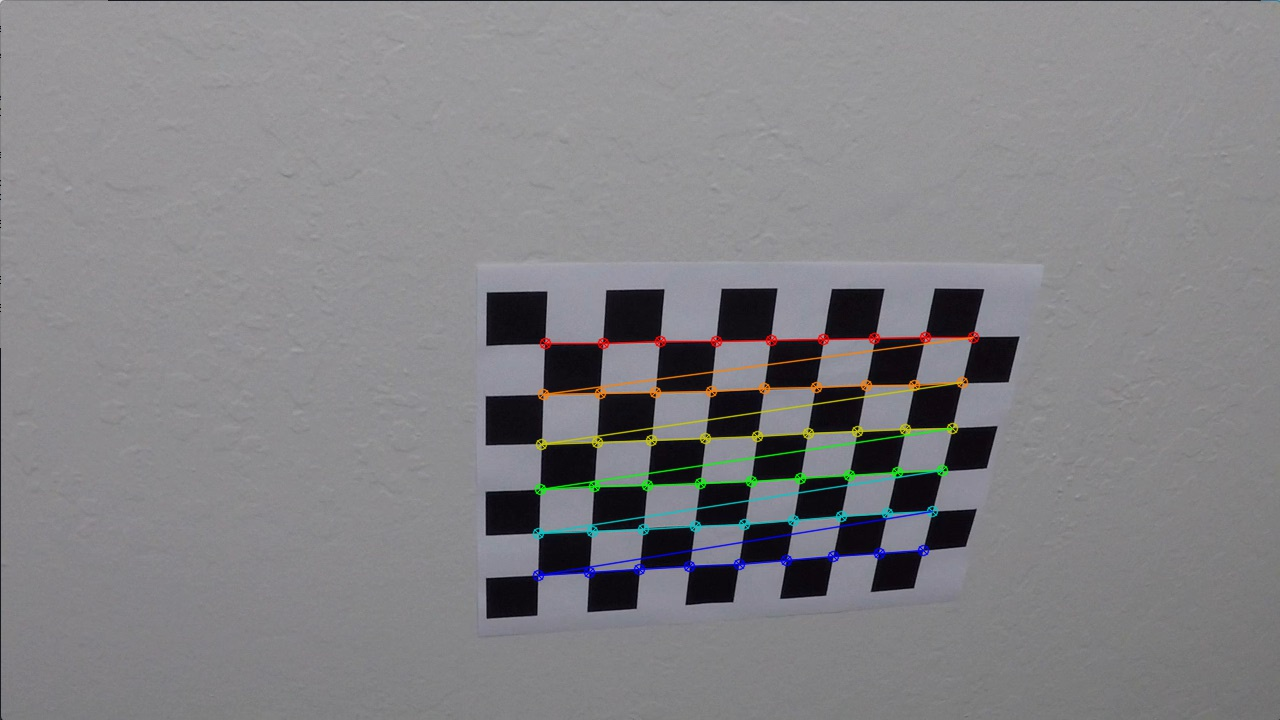
#> input picture output_images/images_with_corners/corners_found1.jpg, 1280 x 720 px, given in place of calibration4.jpg, which was not available; the run also reads 1 picture not shown here
$ jupyter execute --allow-errors advanced_lane_lines.ipynb   (shell and % lines are left out)   (older library calls are emulated)   (text cells are left out)
#> lines starting #> are read from the running program, lines starting #| are printed output that depends on the picture; pictures that were not available may be replaced by others from this repository, and a replacement may not be noted
### helperfunctions.py
import numpy as np
import cv2
from scipy import signal

# Use color transforms, gradients, etc., to create a thresholded binary image.Use color transforms, gradients, etc.,
# to create a thresholded binary image.


#Applying Sobel
def abs_sobel_thresh(img, orient='x',thresh_min=0, thresh_max=255):
    # Convert to grayscale
    gray = cv2.cvtColor(img, cv2.COLOR_RGB2GRAY)  #image read with OpenCV so using COLOR_RGB2GRAY
    # Calculate the derivative in the x direction (the 1, 0 at the end denotes x direction)
    if orient == 'x':
        derivative = cv2.Sobel(gray, cv2.CV_64F, 1, 0)
    elif orient == 'y': #Calculate the derivative in the y direction (the 0, 1 at the end denotes y direction):
        derivative = cv2.Sobel(gray, cv2.CV_64F, 0, 1)

    # Calculate the absolute value of the derivative
    abs_derivative = np.absolute(derivative)

    # Convert the absolute value image to 8-bit
    scaled_sobel = np.uint8(255 * abs_derivative / np.max(abs_derivative))

    # Create a binary threshold to select pixels based on gradient strength
    sobel_binary_output_mask = np.zeros_like(scaled_sobel)
    sobel_binary_output_mask[(scaled_sobel >= thresh_min) & (scaled_sobel <= thresh_max)] = 1

    # Return this mask as your binary_output image
    return sobel_binary_output_mask

#Magnitude of the Gradient
def mag_thresh(img, sobel_kernel=9, mag_thresh=(0, 255)):
    # Convert to grayscale
    gray = cv2.cvtColor(img, cv2.COLOR_RGB2GRAY)

    # Take both Sobel x and y gradients
    sobelx = cv2.Sobel(gray, cv2.CV_64F, 1, 0)
    sobely = cv2.Sobel(gray, cv2.CV_64F, 0, 1)

    # Calculate the gradient magnitude
    gradmag = np.sqrt(sobelx ** 2 + sobely ** 2)

    # Rescale to 8 bit
    scale_factor = np.uint8(255 * gradmag / np.max(gradmag))

    # Create a binary image of ones where threshold is met, zeros otherwise
    mag_binary_output_mask = np.zeros_like(scale_factor)
    mag_binary_output_mask[(scale_factor >= mag_thresh[0]) & (scale_factor <= mag_thresh[1])] = 1

    # Return this mask as your binary_output image
    return mag_binary_output_mask

#Direction of the Gradient
def dir_threshold(image, sobel_kernel=15, thresh=(0, np.pi / 2)):
    # Grayscale
    gray = cv2.cvtColor(image, cv2.COLOR_RGB2GRAY)

    # Calculate the x and y gradients
    sobelx = cv2.Sobel(gray, cv2.CV_64F, 1, 0, ksize=sobel_kernel)
    sobely = cv2.Sobel(gray, cv2.CV_64F, 0, 1, ksize=sobel_kernel)

    # Take the absolute value of the gradient direction
    abs_sobelx = np.absolute(sobelx)
    abs_sobely = np.absolute(sobely)

    # direction of the gradient is arctangent of y gradient divided by the x gradien
    absgraddir = np.arctan2(abs_sobely, abs_sobelx)

    # apply a threshold, and create a binary image mask
    dir_binary_output_mask = np.zeros_like(absgraddir)
    dir_binary_output_mask[(absgraddir >= thresh[0]) & (absgraddir <= thresh[1])] = 1

    #Return this mask as your binary_output
    return dir_binary_output_mask


#Combining Thresholds
def apply_thresholds(image, ksize=9):
    # Apply each of the thresholding functions
    gradx = abs_sobel_thresh(image, orient='x',thresh_min=150,thresh_max=255)
    grady = abs_sobel_thresh(image, orient='y',thresh_min=70,thresh_max=200)
    mag_binary = mag_thresh(image, sobel_kernel=ksize, mag_thresh=(70, 255))
    dir_binary = dir_threshold(image, sobel_kernel=ksize, thresh=(0.1, np.pi/2))

    # Combine thresholds
    combined = np.zeros_like(dir_binary)
    combined[((gradx == 1) & (grady == 1)) | ((mag_binary == 1) & (dir_binary == 1))] = 1

    return combined
#Combining Thresholds Revised as Grayscale had inferior performance
def apply_threshold_rev(image, xgrad_thresh=(20,100), s_thresh=(170,255)):
    # Grayscaling loses color information for the lane lines
    # Switch to other colors spaces
    # Applying Sobel
    sobel_binary_output_mask = abs_sobel_thresh(image,orient='x',thresh_min=xgrad_thresh[0],thresh_max=xgrad_thresh[1])

    # Convert to HLS colour space and separate the S channel
    hls = cv2.cvtColor(image, cv2.COLOR_RGB2HLS)
    s_channel = hls[:,:,2]

    #Threshold colour channel
    s_binary = np.zeros_like(s_channel)
    s_binary[(s_channel >= s_thresh[0]) & (s_channel <= s_thresh[1])] = 1

    # Combine thresholds
    combined_binary = np.zeros_like(sobel_binary_output_mask)
    combined_binary[(s_binary == 1) | (sobel_binary_output_mask == 1)] = 1

    return combined_binary

#Apply a perspective transform to rectify binary image ("birds-eye view")

#Detect lane pixels and fit to find lane boundary.

def get_pixel_in_window(img, x_center, y_center, size):

    half_size = size // 2
    window = img[int(y_center - half_size):int(y_center + half_size), int(x_center - half_size):int(x_center + half_size)]

    x, y = (window.T == 1).nonzero()

    x = x + x_center - half_size
    y = y + y_center - half_size

    return x, y


def collapse_into_single_arrays(leftx, lefty, rightx, righty):
    leftx = [x
             for array in leftx
             for x in array]
    lefty = [x
             for array in lefty
             for x in array]
    rightx = [x
              for array in rightx
              for x in array]
    righty = [x
              for array in righty
              for x in array]

    leftx = np.array(leftx)
    lefty = np.array(lefty)
    rightx = np.array(rightx)
    righty = np.array(righty)

    return leftx, lefty, rightx, righty

def histogram_pixels(warped_thresholded_image, offset=50, steps=6,
                     window_radius=200, medianfilt_kernel_size=51,
                     horizontal_offset=50):
    # Initialise arrays
    left_x = []
    left_y = []
    right_x = []
    right_y = []

    # Parameters
    height = warped_thresholded_image.shape[0]
    offset_height = height - offset
    width = warped_thresholded_image.shape[1]
    half_frame = warped_thresholded_image.shape[1] // 2
    pixels_per_step = offset_height / steps

    for step in range(steps):
        left_x_window_centres = []
        right_x_window_centres = []
        y_window_centres = []

        # Define the window
        window_start_y = height - (step * pixels_per_step) + offset
        window_end_y = window_start_y - pixels_per_step + offset

        # Take a histogram of the botton of the image
        histogram = np.sum(warped_thresholded_image[int(window_end_y):int(window_start_y), int(horizontal_offset):int(width - horizontal_offset)], axis=0)

        # Smoothen the histogram
        histogram_smooth = signal.medfilt(histogram, medianfilt_kernel_size)

        # Identify the left and right peaks
        left_peaks = np.array(signal.find_peaks_cwt(histogram_smooth[:half_frame], np.arange(1, 10)))
        right_peaks = np.array(signal.find_peaks_cwt(histogram_smooth[half_frame:], np.arange(1, 10)))
        if len(left_peaks) > 0:
            left_peak = max(left_peaks)
            left_x_window_centres.append(left_peak)

        if len(right_peaks) > 0:
            right_peak = max(right_peaks) + half_frame
            right_x_window_centres.append(right_peak)

        # Add coordinates to window centres

        if len(left_peaks) > 0 or len(right_peaks) > 0:
            y_window_centres.append((window_start_y + window_end_y) // 2)

        # Get pixels in the left window
        for left_x_centre, y_centre in zip(left_x_window_centres, y_window_centres):
            left_x_additional, left_y_additional = get_pixel_in_window(warped_thresholded_image, left_x_centre,
                                                                       y_centre, window_radius)
            # plt.scatter(left_x_additional, left_y_additional)
            # Add pixels to list
            left_x.append(left_x_additional)
            left_y.append(left_y_additional)

        # Get pixels in the right window
        for right_x_centre, y_centre in zip(right_x_window_centres, y_window_centres):
            right_x_additional, right_y_additional = get_pixel_in_window(warped_thresholded_image, right_x_centre,
                                                                         y_centre, window_radius)
            # Add pixels to list
            right_x.append(right_x_additional)
            right_y.append(right_y_additional)

    return collapse_into_single_arrays(left_x, left_y, right_x, right_y)


def fit_second_order_poly(indep, dep, return_coeffs=False):
    fit = np.polyfit(indep , dep , 2)
    fitdep = fit[0]*indep**2 + fit[1]*indep + fit[2]
    if return_coeffs == True:
        return fitdep, fit
    else:
        return fitdep

def evaluate_poly(indep, poly_coeffs):
    return poly_coeffs[0]*indep**2 + poly_coeffs[1]*indep + poly_coeffs[2]

def highlight_lane_line_area(mask_template, left_poly, right_poly, start_y=0, end_y =720):
    area_mask = mask_template
    for y in range(start_y, end_y):
        left = evaluate_poly(y, left_poly)
        right = evaluate_poly(y, right_poly)
        area_mask[y][int(left):int(right)] = 1

    return area_mask


def center(y, left_poly, right_poly):
    center = (1.5 * evaluate_poly(y, left_poly)
              - evaluate_poly(y, right_poly)) / 2
    return center


def add_figures_to_image(img, curvature, vehicle_position, min_curvature, left_coeffs=(0,0,0), right_coeffs=(0,0,0)):

    #Convert from pixels to meters
    vehicle_position = vehicle_position / 12800 * 3.7
    curvature = curvature #/ 128 * 3.7
    min_curvature = min_curvature #/ 128 * 3.7

    font = cv2.FONT_HERSHEY_SIMPLEX
    cv2.putText(img, 'Radius of Curvature = %d(m)' % curvature, (50, 50), font, 1, (255, 255, 255), 2)
    left_or_right = "left" if vehicle_position < 0 else "right"
    cv2.putText(img, 'Vehicle is %.2fm %s of center' % (np.abs(vehicle_position), left_or_right), (50, 100), font, 1,
                (255, 255, 255), 2)
    #cv2.putText(img, 'Min Radius of Curvature = %d(m)' % min_curvature, (50, 150), font, 1, (255, 255, 255), 2)
    #cv2.putText(img, 'Left poly coefficients = %.3f %.3f %.3f' % (left_coeffs[0], left_coeffs[1], left_coeffs[2]), (50, 200), font, 1, (255, 255, 255), 2)
    #cv2.putText(img, 'Right poly coefficients = %.3f %.3f %.3f' % (right_coeffs[0], right_coeffs[1], right_coeffs[2]), (50, 250), font, 1, (255, 255, 255), 2)

#weed out the outliers
def plausible_curvature(left_curverad, right_curverad):
    if right_curverad < 500 or left_curverad < 500:
        return False
    else:
        return True
#weed out the outliers
# [9 lines left out: function plausible_continuation_of_traces, not called in this run]


#Warp the detected lane boundaries back onto the original image

def lane_poly(yval, poly_coeffs):
    """Returns x value for poly given a y-value.
    Note here x = Ay^2 + By + C."""
    return poly_coeffs[0]*yval**2 + poly_coeffs[1]*yval + poly_coeffs[2]


def draw_poly(img, poly, poly_coeffs, steps, color=[255, 0, 0], thickness=10, dashed=False):
    img_height = img.shape[0]
    pixels_per_step = img_height // steps

    for i in range(steps):
        start = i * pixels_per_step
        end = start + pixels_per_step

        start_point = (int(poly(start, poly_coeffs=poly_coeffs)), start)
        end_point = (int(poly(end, poly_coeffs=poly_coeffs)), end)

        if dashed == False or i % 2 == 1:
            img = cv2.line(img, end_point, start_point, color, thickness)

    return img

### advanced_lane_lines.ipynb
[cell 1]
import numpy as np
import cv2
import glob
import matplotlib.pyplot as plt
import pickle

[cell 2]
# Make a list of calibration images (Read in from the camera_cal directory)
images = glob.glob('camera_cal/calibration*.jpg')

#Previewed a few calibration images such as calibration3.jpg, to find the number of inside corners
nx = 9
ny = 6

# prepare object points
objp = np.zeros((ny*nx,3), np.float32)
objp[:,:2] = np.mgrid[0:nx, 0:ny].T.reshape(-1,2)

# Arrays to store object points and image points from all the calibration images.
objpoints = [] # 3d points in real world space
imgpoints = [] # 2d points in image plane.


# Step through the list and search for chessboard corners
for idx, fname in enumerate(images):
    img = cv2.imread(fname)
    gray = cv2.cvtColor(img, cv2.COLOR_BGR2GRAY)

    # Find the chessboard corners
    ret, corners = cv2.findChessboardCorners(gray, (nx,ny), None)

    # If found, add object points, image points
    if ret == True:
        objpoints.append(objp)
        imgpoints.append(corners)

        # Draw and display the corners and save the images with corners
        """
        cv2.drawChessboardCorners(img, (nx,ny), corners, ret)
        write_name = 'corners_found'+str(idx)+'.jpg'
        path = './output_images/images_with_corners/'
        cv2.imwrite(path + write_name, img)
        cv2.imshow('img', img)
        cv2.waitKey(500)

cv2.destroyAllWindows()
"""

[cell 3]
###Visualization of Inside corners marked on one of the Calibration images
img = cv2.imread('camera_cal/calibration4.jpg')
#> img is the input picture: shape (720, 1280, 3); mean B, G, R 133, 130, 130.6
corners_marked_image  = cv2.imread('output_images/images_with_corners/corners_found11.jpg')
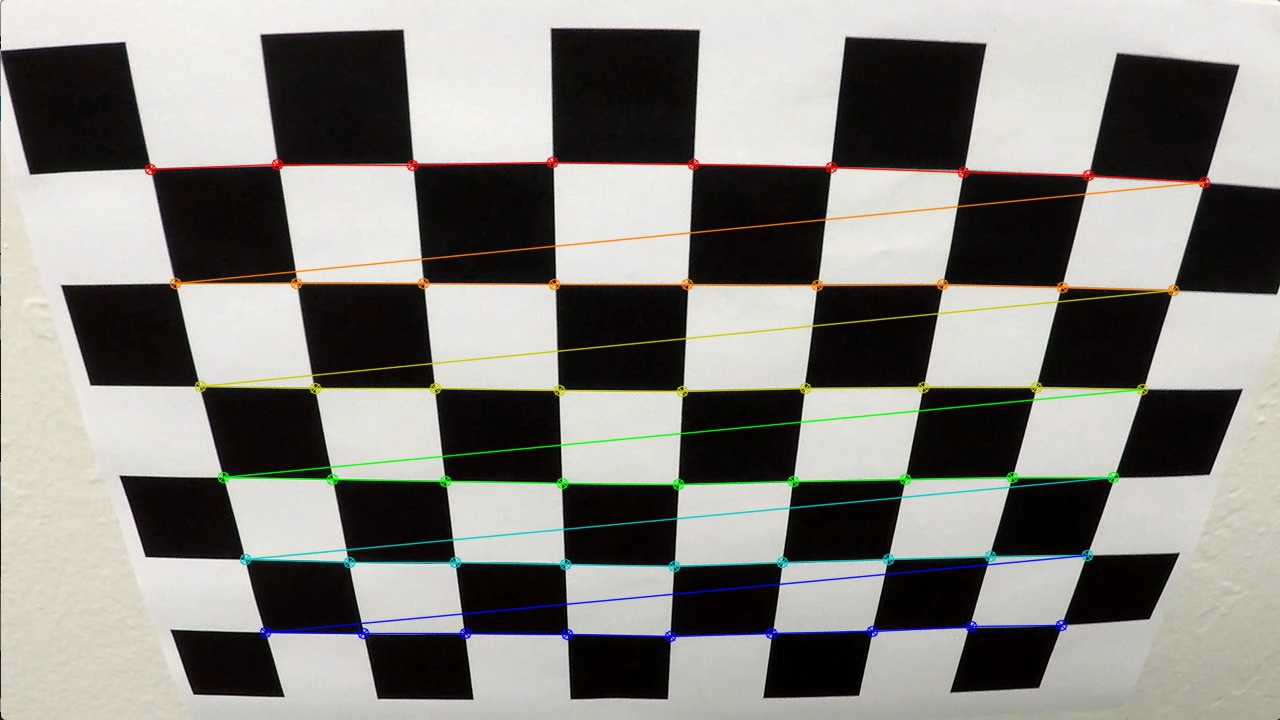
#> input picture output_images/images_with_corners/corners_found11.jpg, 1280 x 720 px
#> corners_marked_image is the input picture: shape (720, 1280, 3); mean B, G, R 128.1, 132.9, 134.5
f, (ax1, ax2) = plt.subplots(1, 2, figsize=(15,5))
f.subplots_adjust(hspace=0.3, wspace=0.05)
ax1.imshow(img)
ax1.set_title('Original Image', fontsize=30)
ax2.imshow(corners_marked_image)
ax2.set_title('Corners marked', fontsize=30)

#set the image size (parameter for cv2.calibrateCamera)
img_size = (img.shape[1],img.shape[2])
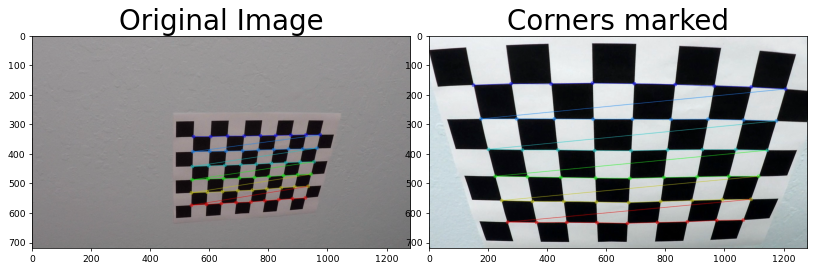
#> figure drawn by matplotlib, 2 panels; B, G, R data is drawn as R, G, B

#> (a cell that did not finish here is left out)

[cell 5]
###Save the camera calibration result
dist_pickle = {}
#> (the rest of this cell did not finish here and is left out)

[cell 6]
###Visualization of Undistortion
img = cv2.imread('camera_cal/calibration4.jpg')
corners_marked_image  = cv2.imread('output_images/images_with_corners/corners_found11.jpg')
f, (ax1, ax2) = plt.subplots(1, 2, figsize=(15,5))
f.subplots_adjust(hspace=0.3, wspace=0.05)
ax1.imshow(img)
ax1.set_title('Original Image', fontsize=30)
#> (the rest of this cell did not finish here and is left out)

[cell 7]
import numpy as np
import cv2
import matplotlib.pyplot as plt
import pickle


with open("camera_calibration_result.p", mode='rb') as f:
#> (reads camera_calibration_result.p from the repository)
    camera_calib = pickle.load(f)
mtx = camera_calib["mtx"]
dist = camera_calib["dist"]

[cell 8]
#Visualize raw input image and the original image

raw_image = cv2.imread("test_images/test3.jpg")
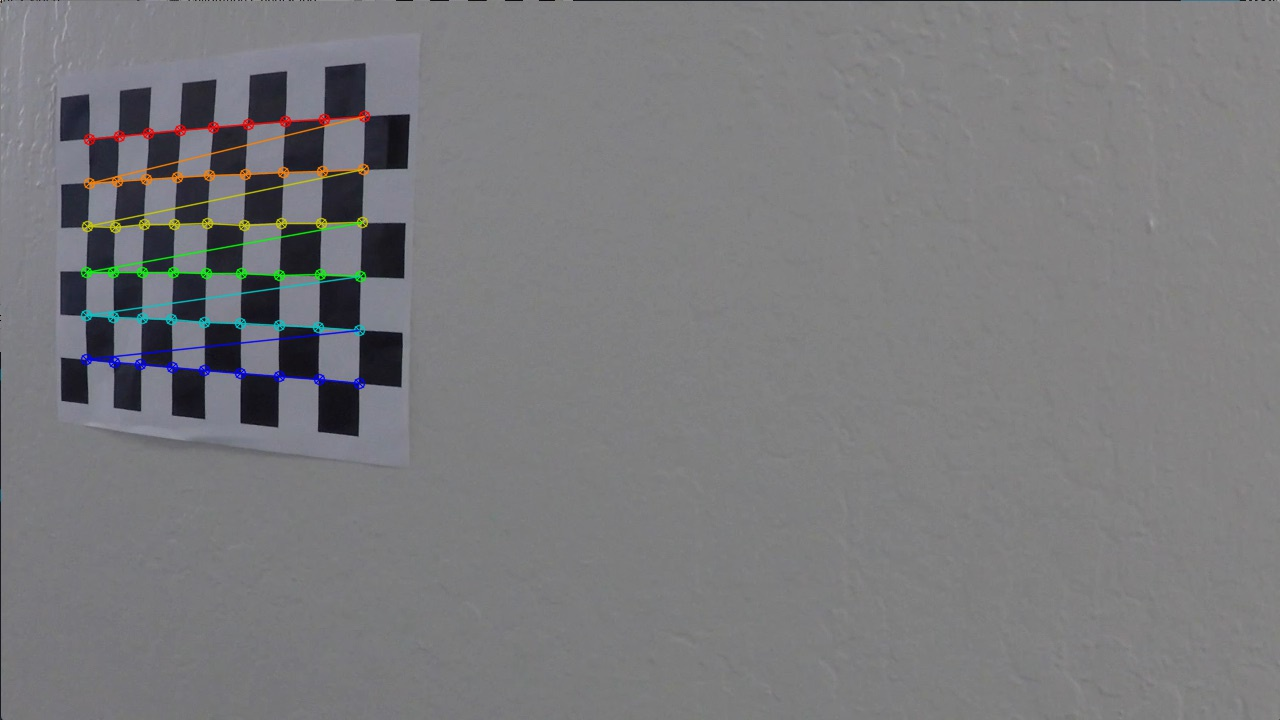
#> input picture output_images/images_with_corners/corners_found10.jpg, 1280 x 720 px, given in place of test3.jpg, which was not available
#> raw_image is the input picture: shape (720, 1280, 3); mean B, G, R 124.2, 121.9, 121.9
undistorted_image = cv2.undistort(raw_image, mtx, dist, None, mtx)
f, (ax1, ax2) = plt.subplots(1, 2, figsize=(15,5))
f.subplots_adjust(hspace=0.3, wspace=0.05)
ax1.imshow(raw_image)
ax1.set_title('Original Image', fontsize=30)
dst = cv2.undistort(img, mtx, dist, None, mtx)
ax2.imshow(undistorted_image)
ax2.set_title('Undistorted Image', fontsize=30)

[cell 9]
#Saving undistorted images

test_images = glob.glob('test_images/test*.jpg')

for idx, fname in enumerate(test_images):
    test_image = cv2.imread(fname)
    write_name = 'undistorted_image'+str(idx)+'.jpg'
    path = './output_images/undistorted_images/'
    cv2.imwrite(path + write_name,cv2.undistort(test_image, mtx, dist, None, mtx) )

[cell 10]
#Saving undistorted images (Straight line images)

test_images = glob.glob('test_images/straight_lines*.jpg')

for idx, fname in enumerate(test_images):
    test_image = cv2.imread(fname)
    write_name = 'undistorted_image_straight_lines'+str(idx)+'.jpg'
    path = './output_images/undistorted_images/'
    cv2.imwrite(path + write_name,cv2.undistort(test_image, mtx, dist, None, mtx) )

[cell 11]
# Parameters
imshape = raw_image.shape

height = raw_image.shape[0]
offset = 40
offset_height = height - offset
horizontal_offset = 50

blank_canvas = np.zeros((720, 1280))
colour_canvas = cv2.cvtColor(blank_canvas.astype(np.uint8), cv2.COLOR_GRAY2RGB)
#> colour_canvas: shape (720, 1280, 3); every value is 0

[cell 12]
from helperfunctions import *

[cell 13]
combined_binary = apply_thresholds(undistorted_image)
#> in abs_sobel_thresh, `abs_derivative = np.absolute(derivative)`:
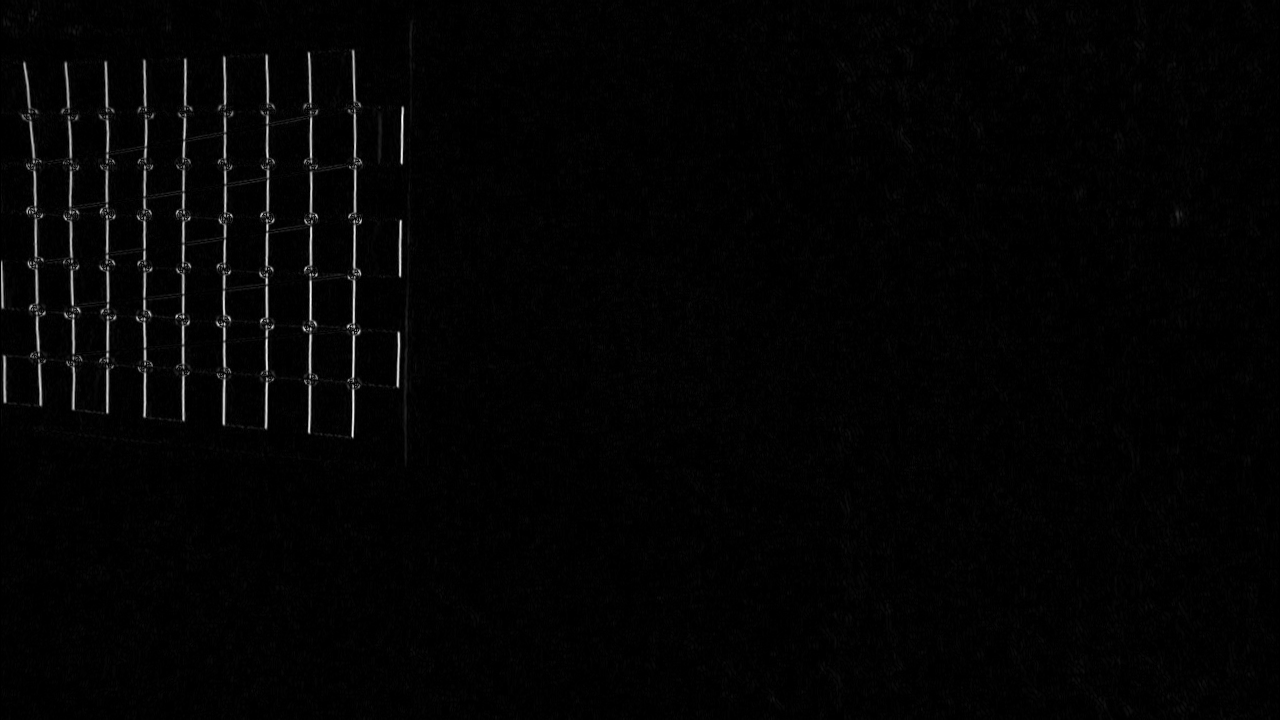
#> abs_derivative: shape (720, 1280) float64; min 0, max 441, mean 6.9; drawn with min black and max white
#> (the rest of the program and of its run is left out)
